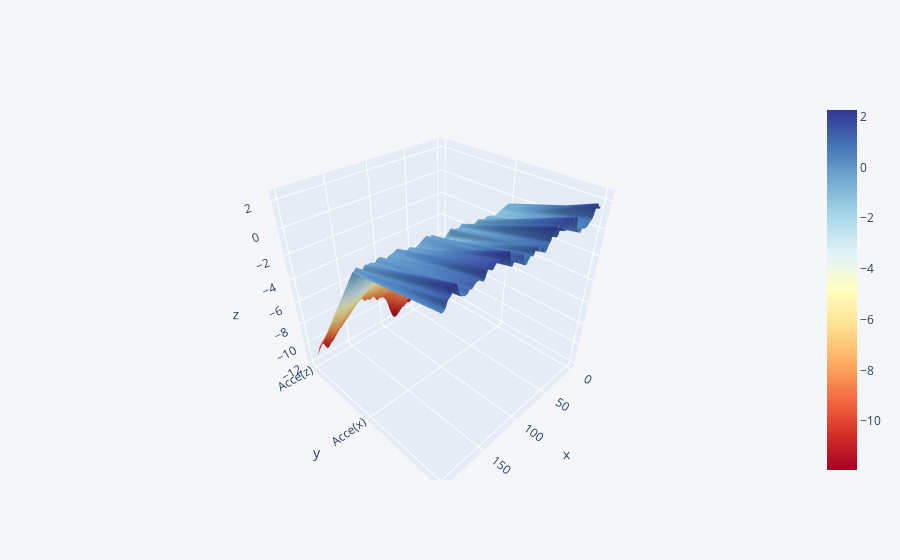

Write notebook code for a chart like this one.
### Code cell
#This plot is showing various forces which was applied that brings about displacemet.
Acce1.iplot(kind='surface', colorscale='rdylbu')

### Figure 1 — Plotly figure (JSON) as saved in the notebook; plotly's stock layout.template omitted (floating-point values rounded to 4 significant figures; data arrays with more than 128 entries replaced by an {"elided": "..."} marker saying what was removed)
{"data": [{"colorscale": [[0, "rgb(165,0,38)"], [0.1, "rgb(215,48,39)"], [0.2, "rgb(244,109,67)"], [0.3, "rgb(253,174,97)"], [0.4, "rgb(254,224,144)"], [0.5, "rgb(255,255,191)"], [0.6, "rgb(224,243,248)"], [0.7, "rgb(171,217,233)"], [0.8, "rgb(116,173,209)"], [0.9, "rgb(69,117,180)"], [1, "rgb(49,54,149)"]], "type": "surface", "x": {"elided": "200 int values"}, "y": ["Acce(z)", "Acce(x)", "Acce(y)"], "z": {"elided": "3x200 float values"}}], "layout": {"legend": {"bgcolor": "#F5F6F9", "font": {"color": "#4D5663"}}, "paper_bgcolor": "#F5F6F9", "plot_bgcolor": "#F5F6F9", "title": {"font": {"color": "#4D5663"}}, "xaxis": {"gridcolor": "#E1E5ED", "showgrid": true, "tickfont": {"color": "#4D5663"}, "title": {"font": {"color": "#4D5663"}, "text": ""}, "zerolinecolor": "#E1E5ED"}, "yaxis": {"gridcolor": "#E1E5ED", "showgrid": true, "tickfont": {"color": "#4D5663"}, "title": {"font": {"color": "#4D5663"}, "text": ""}, "zerolinecolor": "#E1E5ED"}}}
